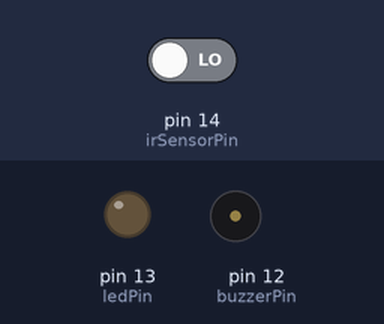
A sketch run on a simulated Arduino Uno, built with avr-gcc and run on an emulated ATmega328P. On the bench: output pins drawn as LEDs (lit = HIGH), buzzer (waves = sounding, pin HIGH). The test bench sets the inputs (shaded band); at power-on: pin 14 (irSensorPin) LOW.

Above: at 2.8 s.
2.9 s: pin 14 (irSensorPin) driven HIGH
At 3.8 s:
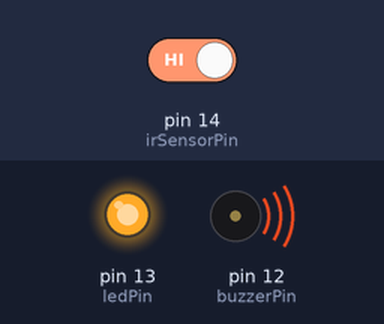
4.5 s: pin 14 (irSensorPin) driven LOW
At 5.3 s:
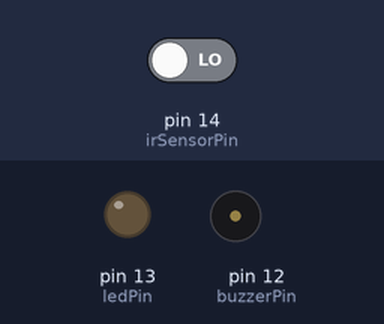
Timing chart, 0 to 7.5 s (numbered marks = the images above; inputs shaded):
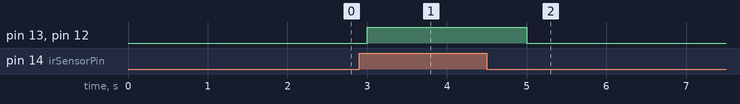

Measured:
- after the input at 2.9 s, pin 13 (ledPin), pin 12 (buzzerPin): LOW → HIGH after 0.10 s
- after the input at 4.5 s, pin 13 (ledPin), pin 12 (buzzerPin): HIGH → LOW after 0.50 s

The sketch:

ir.ino
```cpp
const int buzzerPin = 12;
const int ledPin = 13;
const int irSensorPin = 14;

void setup() {
  Serial.begin(115200);

  pinMode(buzzerPin, OUTPUT);
  pinMode(ledPin, OUTPUT);
  pinMode(irSensorPin, INPUT);
}

void loop() {
  int irValue = digitalRead(irSensorPin);
  if (irValue == HIGH) {
    digitalWrite(buzzerPin, HIGH);
    digitalWrite(ledPin, HIGH);
  } else {
    digitalWrite(buzzerPin, LOW);
    digitalWrite(ledPin, LOW);
  }

  delay(1000);
}
```
